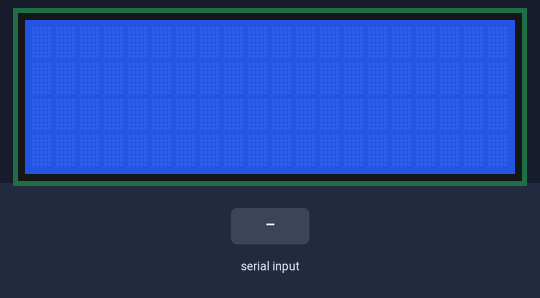
Simulated run of this sketch. Board: Arduino Uno, built with avr-gcc and run on an emulated ATmega328P. On the bench: 20×4 character LCD. Inputs (shaded band) come from the test bench.

Above: at 1.3 s.
1.4 s: byte 30 received over Serial
At 1.8 s:
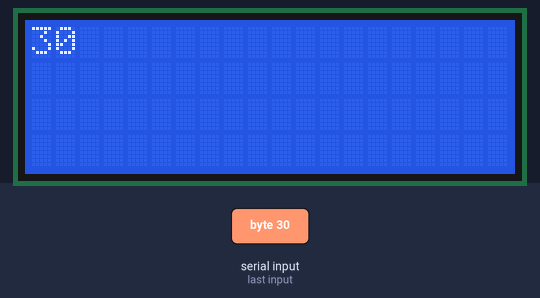
2.9 s: byte 90 received over Serial
At 4.1 s:
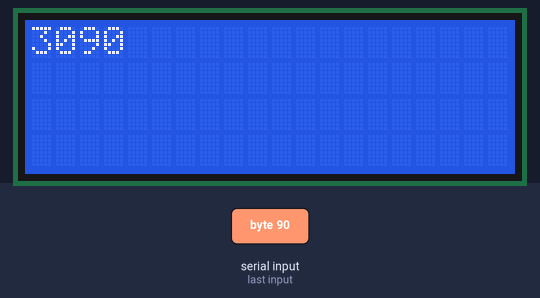
4.4 s: byte 120 received over Serial
At 5.3 s:
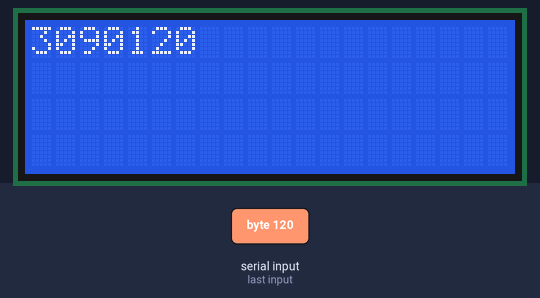
Timing chart, 0 to 7.4 s (numbered marks = the images above; inputs shaded):
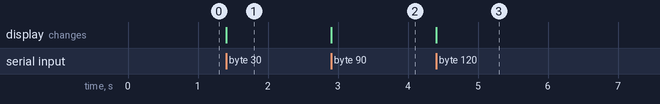

Measured:
- after the input at 1.4 s, the display: changes at once (image 1)
- after the input at 2.9 s, the display: changes at once (image 2)
- after the input at 4.4 s, the display: changes at once (image 3)

The sketch:

display_hello_world.ino
```cpp
#include <Wire.h>
#include <LiquidCrystal_I2C.h>

#if defined(ARDUINO) && ARDUINO >= 100
#define printByte(args)  write(args);
#else
#define printByte(args)  print(args,BYTE);
#endif

byte byteRead;


LiquidCrystal_I2C lcd(0x27,20,4);  // set the LCD address to 0x27 for a 20 chars and 4 line display

void setup()
{
// Turn the Serial Protocol ON
  Serial.begin(9600);
  lcd.init();                      // initialize the lcd
  lcd.backlight();
  lcd.home();

  lcd.setCursor(0, 0);
  for(int i = 0;i < 20; i++)  lcd.printByte(6);
  lcd.setCursor(0, 1);
  lcd.printByte(6);
  lcd.print("   Hello world    ");
  lcd.printByte(6);
  lcd.setCursor(0, 2);
  lcd.printByte(6);
  lcd.print("  i ");
  lcd.printByte(3);
  lcd.print(" arduinos!   ");
  lcd.printByte(6);
  lcd.setCursor(0, 3);
  for(int i = 0;i < 20; i++)  lcd.printByte(6);
 lcd.clear();

}


void loop() {
   /*  check if data has been sent from the computer: */
  if (Serial.available()) {
    /* read the most recent byte */
    byteRead = Serial.read();
    /*ECHO the value that was read, back to the serial port. */
    lcd.print(byteRead);
  }
}
```
